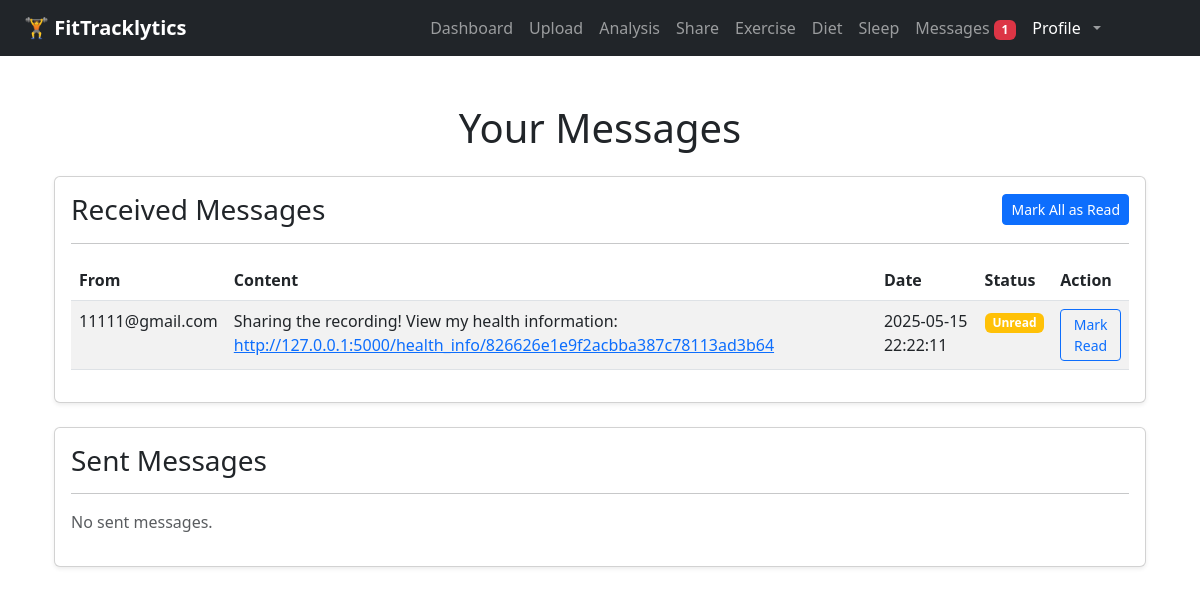
The page /messages (signed in) on the database as committed earlier.
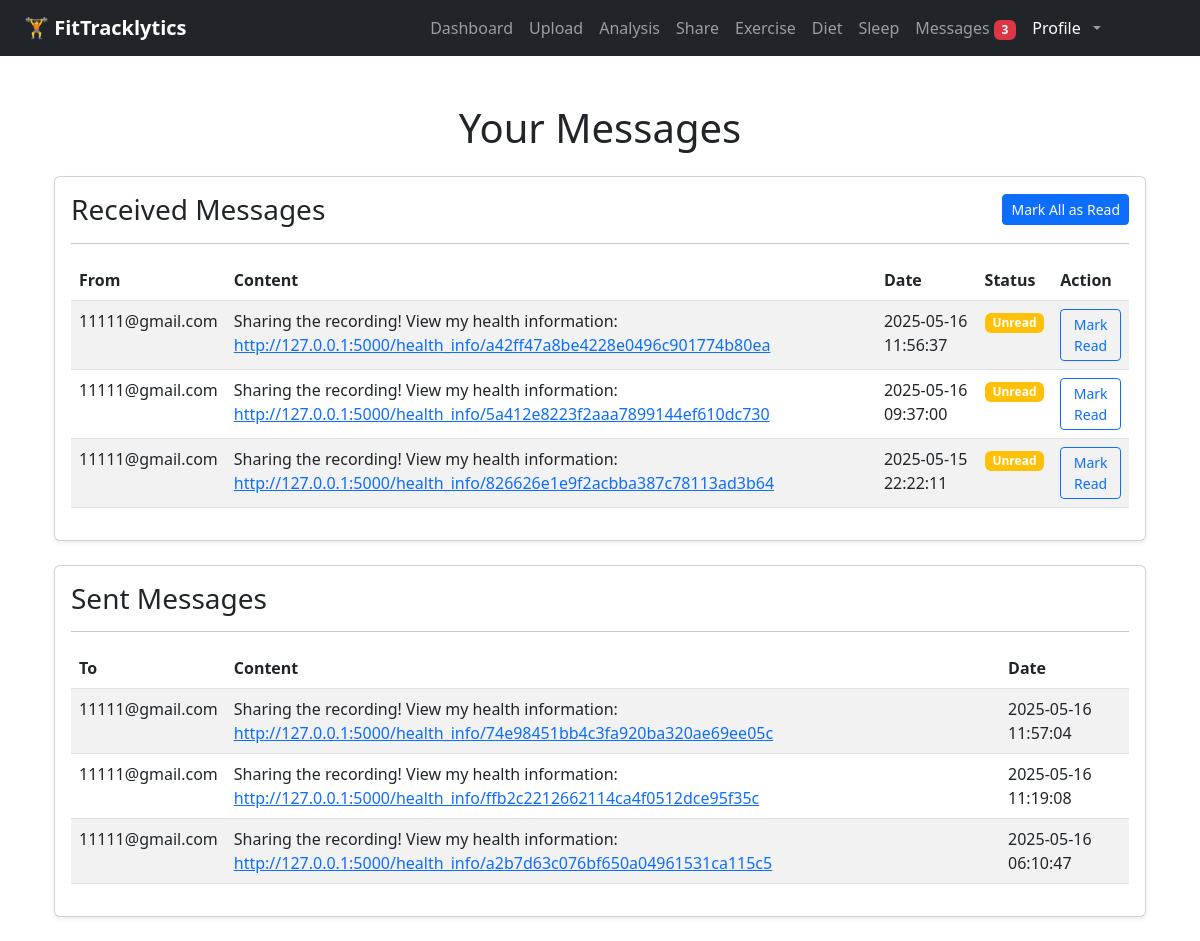
The same page on the database as committed later.
### app/models.py (models this page shows, shortened)
class Message(db.Model):
    id = db.Column(db.Integer, primary_key=True)
    sender_id = db.Column(db.Integer, db.ForeignKey('user.id'), nullable=False)
    receiver_id = db.Column(db.Integer, db.ForeignKey('user.id'), nullable=False)
    content = db.Column(db.Text, nullable=False)  # Shared fitness information
    is_read = db.Column(db.Boolean, default=False)  # Read/unread status
    timestamp = db.Column(db.DateTime, default=lambda: datetime.now(timezone.utc))  # Timestamp of the message
    sender = db.relationship('User', foreign_keys=[sender_id], backref='sent_messages')
    receiver = db.relationship('User', foreign_keys=[receiver_id], backref='received_messages')

class User(db.Model):
    id = db.Column(db.Integer, primary_key=True)
    first_name = db.Column(db.String(100))
    last_name = db.Column(db.String(100))
    email = db.Column(db.String(120), unique=True, nullable=False)
    password = db.Column(db.String(200), nullable=False)
    birthdate = db.Column(db.String(20))
    gender = db.Column(db.String(20))
    country = db.Column(db.String(100))
    exercise_entries = db.relationship("ExerciseEntry", backref="user", cascade="all, delete-orphan")
    diet_entries = db.relationship("DietEntry", backref="user", cascade="all, delete-orphan")
    sleep_entries = db.relationship("SleepEntry", backref="user", cascade="all, delete-orphan")

### app/routes.py (the view, shortened to what this page needs)
@main.route("/messages", methods=["GET", "POST"])
def messages():
    if "user_id" not in session:
        flash("Please log in to view your messages.", "warning")
        return redirect(url_for("main.login"))
    user_id = session["user_id"]
    sent_messages = Message.query.filter_by(sender_id=user_id).order_by(Message.timestamp.desc()).all()
    received_messages = Message.query.filter_by(receiver_id=user_id).order_by(Message.timestamp.desc()).all()
    for message in sent_messages + received_messages:
        if "http://" in message.content or "https://" in message.content:
            parts = message.content.split("View my health information: ")
            if len(parts) > 1:
                url = parts[1]
                message.content = Markup(f'{parts[0]}View my health information: <a href="{url}" target="_blank">{url}</a>')
    return render_template("messages.html",
                           sent_messages=sent_messages,
                           received_messages=received_messages)

### app/__init__.py (called while the page is built)
def create_app(config_class=None):
    app = Flask(__name__)
    if config_class:
        app.config.from_object(config_class)
    else:
        app.config['SECRET_KEY'] = "super-secret-key"
        app.config['SQLALCHEMY_DATABASE_URI'] = 'sqlite:///tracker.db'
        app.config['SQLALCHEMY_TRACK_MODIFICATIONS'] = False
    db.init_app(app)
    migrate.init_app(app, db)  # Bind migrate after app is created
    print("current database config is：", app.config['SQLALCHEMY_DATABASE_URI'])
    from . import models
    @app.context_processor
    def inject_message_model():
        return dict(Message=models.Message)
    from .routes import main
    app.register_blueprint(main)
    return app

### app/templates/messages.html (shortened to what this page needs)
{% extends "base.html" %}
{% block content %}
<div class="container mt-5">
    <h1 class="text-center mb-4">Your Messages</h1>
<div class="card shadow-sm mb-4">
    <div class="card-body">
        <div class="d-flex justify-content-between align-items-center mb-3">
            <h3 class="card-title mb-0">Received Messages</h3>
            <form method="POST" action="{{ url_for('main.messages') }}" style="display:inline;">
                <button type="submit" name="action" value="mark_all_read" class="btn btn-sm btn-primary">Mark All as Read</button>
            </form>
        </div>
        <hr>
        {% if received_messages %}
            <table class="table table-striped">
                <thead>
                    <tr>
                        <th>From</th>
                        <th>Content</th>
                        <th>Date</th>
                        <th>Status</th>
                        <th>Action</th>
                    </tr>
                </thead>
                <tbody>
                    {% for message in received_messages %}
                        <tr>
                            <td>{{ message.sender.email }}</td>
                            <td>{{ message.content }}</td>
                            <td>{{ message.timestamp.strftime('%Y-%m-%d %H:%M:%S') }}</td>
                            <td>
                                {% if message.is_read %}
                                    <span class="badge bg-success">Read</span>
                                {% else %}
                                    <span class="badge bg-warning">Unread</span>
                                {% endif %}
                            </td>
                            <td>
                                <form method="POST" action="{{ url_for('main.messages') }}" style="display:inline;">
                                    {% if message.is_read %}
                                        <button type="submit" name="action" value="mark_unread" class="btn btn-sm btn-outline-secondary">Mark Unread</button>
                                    {% else %}
                                        <button type="submit" name="action" value="mark_read" class="btn btn-sm btn-outline-primary">Mark Read</button>
                                    {% endif %}
                                </form>
                            </td>
                        </tr>
                    {% endfor %}
                </tbody>
            </table>
        {% else %}
            <p class="text-muted">No received messages.</p>
        {% endif %}
    </div>
</div>
    <div class="card shadow-sm mb-4">
        <div class="card-body">
            <h3 class="card-title">Sent Messages</h3>
            <hr>
            {% if sent_messages %}
                <table class="table table-striped">
                    <thead>
                        <tr>
                            <th>To</th>
                            <th>Content</th>
                            <th>Date</th>
                        </tr>
                    </thead>
                    <tbody>
                        {% for message in sent_messages %}
                            <tr>
                                <td>{{ message.receiver.email }}</td>
                                <td>{{ message.content }}</td>
                                <td>{{ message.timestamp.strftime('%Y-%m-%d %H:%M:%S') }}</td>
                            </tr>
                        {% endfor %}
                    </tbody>
                </table>
            {% else %}
                <p class="text-muted">No sent messages.</p>
            {% endif %}
        </div>
    </div>
</div>
{% endblock %}

Rows that differ between the two databases and show on the page:
added Message: sender.email "11111@gmail.com", content "Sharing the recording! View my health information: http://127.0.0.1:5000/health_info/a42ff47a8be4228e0496c901774b80ea", timestamp "2025-05-16 11:56:37", is_read "Unread", shown under "Received Messages"
added Message: sender.email "11111@gmail.com", content "Sharing the recording! View my health information: http://127.0.0.1:5000/health_info/5a412e8223f2aaa7899144ef610dc730", timestamp "2025-05-16 09:37:00", is_read "Unread", shown under "Received Messages"
added Message: receiver.email "11111@gmail.com", content "Sharing the recording! View my health information: http://127.0.0.1:5000/health_info/74e98451bb4c3fa920ba320ae69ee05c", timestamp "2025-05-16 11:57:04", shown under "Sent Messages"
added Message: receiver.email "11111@gmail.com", content "Sharing the recording! View my health information: http://127.0.0.1:5000/health_info/ffb2c2212662114ca4f0512dce95f35c", timestamp "2025-05-16 11:19:08", shown under "Sent Messages"
added Message: receiver.email "11111@gmail.com", content "Sharing the recording! View my health information: http://127.0.0.1:5000/health_info/a2b7d63c076bf650a04961531ca115c5", timestamp "2025-05-16 06:10:47", shown under "Sent Messages"
Other text that changed with them:
{{ unread_count }}: "1" → "3"
text no longer shown: "No sent messages."
text now shown: "To Content Date"
